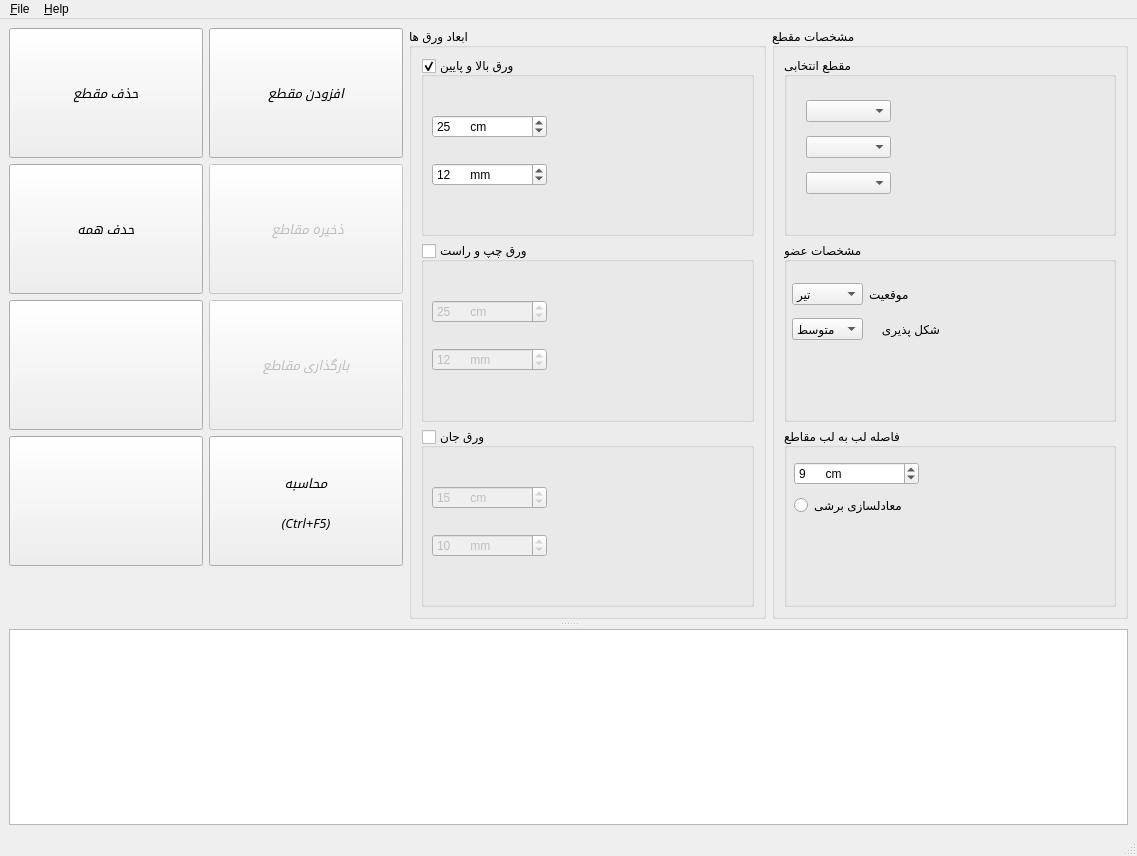
<?xml version="1.0" encoding="UTF-8"?>
<ui version="4.0">
 <class>MainWindow</class>
 <widget class="QMainWindow" name="MainWindow">
  <property name="windowModality">
   <enum>Qt::NonModal</enum>
  </property>
  <property name="geometry">
   <rect>
    <x>0</x>
    <y>0</y>
    <width>1137</width>
    <height>856</height>
   </rect>
  </property>
  <property name="sizePolicy">
   <sizepolicy hsizetype="Preferred" vsizetype="Preferred">
    <horstretch>0</horstretch>
    <verstretch>0</verstretch>
   </sizepolicy>
  </property>
  <property name="windowTitle">
   <string>مقطع معادل</string>
  </property>
  <widget class="QWidget" name="centralwidget">
   <property name="sizePolicy">
    <sizepolicy hsizetype="Minimum" vsizetype="Fixed">
     <horstretch>0</horstretch>
     <verstretch>0</verstretch>
    </sizepolicy>
   </property>
   <property name="minimumSize">
    <size>
     <width>800</width>
     <height>600</height>
    </size>
   </property>
   <layout class="QGridLayout" name="gridLayout_2">
    <item row="0" column="0">
     <widget class="QSplitter" name="mainSplitter">
      <property name="sizePolicy">
       <sizepolicy hsizetype="Expanding" vsizetype="Expanding">
        <horstretch>0</horstretch>
        <verstretch>0</verstretch>
       </sizepolicy>
      </property>
      <property name="mouseTracking">
       <bool>false</bool>
      </property>
      <property name="frameShape">
       <enum>QFrame::NoFrame</enum>
      </property>
      <property name="frameShadow">
       <enum>QFrame::Plain</enum>
      </property>
      <property name="midLineWidth">
       <number>10</number>
      </property>
      <property name="orientation">
       <enum>Qt::Vertical</enum>
      </property>
      <property name="opaqueResize">
       <bool>true</bool>
      </property>
      <property name="handleWidth">
       <number>10</number>
      </property>
      <property name="childrenCollapsible">
       <bool>false</bool>
      </property>
      <widget class="QWidget" name="layoutWidget">
       <layout class="QHBoxLayout" name="horizontalLayout_2">
        <property name="spacing">
         <number>6</number>
        </property>
        <property name="sizeConstraint">
         <enum>QLayout::SetDefaultConstraint</enum>
        </property>
        <item>
         <layout class="QGridLayout" name="gridLayout_6">
          <property name="sizeConstraint">
           <enum>QLayout::SetDefaultConstraint</enum>
          </property>
          <item row="0" column="0">
           <widget class="QPushButton" name="deleteSectionButton">
            <property name="sizePolicy">
             <sizepolicy hsizetype="Minimum" vsizetype="Fixed">
              <horstretch>0</horstretch>
              <verstretch>0</verstretch>
             </sizepolicy>
            </property>
            <property name="minimumSize">
             <size>
              <width>194</width>
              <height>130</height>
             </size>
            </property>
            <property name="maximumSize">
             <size>
              <width>135</width>
              <height>16777215</height>
             </size>
            </property>
            <property name="font">
             <font>
              <family>Noto Sans</family>
              <pointsize>10</pointsize>
              <weight>50</weight>
              <italic>true</italic>
              <bold>false</bold>
             </font>
            </property>
            <property name="styleSheet">
             <string notr="true">font: italic 10pt &quot;Noto Sans&quot;;</string>
            </property>
            <property name="text">
             <string>حذف مقطع</string>
            </property>
            <property name="icon">
             <iconset>
              <normaloff>images/remove.png</normaloff>images/remove.png</iconset>
            </property>
            <property name="iconSize">
             <size>
              <width>90</width>
              <height>90</height>
             </size>
            </property>
            <property name="flat">
             <bool>false</bool>
            </property>
           </widget>
          </item>
          <item row="9" column="0">
           <spacer name="verticalSpacer">
            <property name="orientation">
             <enum>Qt::Vertical</enum>
            </property>
            <property name="sizeHint" stdset="0">
             <size>
              <width>20</width>
              <height>40</height>
             </size>
            </property>
           </spacer>
          </item>
          <item row="5" column="0">
           <widget class="QPushButton" name="save_to_autocad_Button">
            <property name="sizePolicy">
             <sizepolicy hsizetype="Minimum" vsizetype="Fixed">
              <horstretch>0</horstretch>
              <verstretch>0</verstretch>
             </sizepolicy>
            </property>
            <property name="minimumSize">
             <size>
              <width>194</width>
              <height>130</height>
             </size>
            </property>
            <property name="maximumSize">
             <size>
              <width>135</width>
              <height>16777215</height>
             </size>
            </property>
            <property name="font">
             <font>
              <family>Noto Sans</family>
              <pointsize>10</pointsize>
              <weight>50</weight>
              <italic>true</italic>
              <bold>false</bold>
             </font>
            </property>
            <property name="toolTip">
             <string>خروجی به اتوکد</string>
            </property>
            <property name="styleSheet">
             <string notr="true">font: italic 10pt &quot;Noto Sans&quot;;</string>
            </property>
            <property name="text">
             <string/>
            </property>
            <property name="icon">
             <iconset>
              <normaloff>images/autocad.png</normaloff>images/autocad.png</iconset>
            </property>
            <property name="iconSize">
             <size>
              <width>90</width>
              <height>90</height>
             </size>
            </property>
            <property name="flat">
             <bool>false</bool>
            </property>
           </widget>
          </item>
          <item row="0" column="1">
           <widget class="QPushButton" name="addSectionButton">
            <property name="sizePolicy">
             <sizepolicy hsizetype="Minimum" vsizetype="Fixed">
              <horstretch>0</horstretch>
              <verstretch>0</verstretch>
             </sizepolicy>
            </property>
            <property name="minimumSize">
             <size>
              <width>194</width>
              <height>130</height>
             </size>
            </property>
            <property name="maximumSize">
             <size>
              <width>135</width>
              <height>16777215</height>
             </size>
            </property>
            <property name="font">
             <font>
              <family>Noto Sans</family>
              <pointsize>10</pointsize>
              <weight>50</weight>
              <italic>true</italic>
              <bold>false</bold>
             </font>
            </property>
            <property name="toolTip">
             <string>&lt;!DOCTYPE HTML PUBLIC &quot;-//W3C//DTD HTML 4.0//EN&quot; &quot;http://www.w3.org/TR/REC-html40/strict.dtd&quot;&gt;
&lt;html&gt;&lt;head&gt;&lt;meta name=&quot;qrichtext&quot; content=&quot;1&quot; /&gt;&lt;style type=&quot;text/css&quot;&gt;
p, li { white-space: pre-wrap; }
&lt;/style&gt;&lt;/head&gt;&lt;body style=&quot; font-family:'Noto Sans'; font-size:10pt; font-weight:400; font-style:normal;&quot;&gt;
&lt;p align=&quot;justify&quot; dir='rtl' style=&quot; margin-top:12px; margin-bottom:12px; margin-left:0px; margin-right:0px; -qt-block-indent:0; text-indent:0px;&quot;&gt;با زدن این دکمه شما میتوانید مشخصات یک مقطع دلخواه و ابعاد آن را وارد کنید تا نرم افزار آن را در فرمت xml بنویسد.&lt;/p&gt;&lt;/body&gt;&lt;/html&gt;</string>
            </property>
            <property name="styleSheet">
             <string notr="true">font: italic 10pt &quot;Noto Sans&quot;;</string>
            </property>
            <property name="text">
             <string>افزودن مقطع</string>
            </property>
            <property name="icon">
             <iconset>
              <normaloff>images/add.png</normaloff>images/add.png</iconset>
            </property>
            <property name="iconSize">
             <size>
              <width>90</width>
              <height>90</height>
             </size>
            </property>
            <property name="flat">
             <bool>false</bool>
            </property>
           </widget>
          </item>
          <item row="3" column="1">
           <widget class="QPushButton" name="saveToFileButton">
            <property name="enabled">
             <bool>false</bool>
            </property>
            <property name="sizePolicy">
             <sizepolicy hsizetype="Minimum" vsizetype="Fixed">
              <horstretch>0</horstretch>
              <verstretch>0</verstretch>
             </sizepolicy>
            </property>
            <property name="minimumSize">
             <size>
              <width>194</width>
              <height>130</height>
             </size>
            </property>
            <property name="maximumSize">
             <size>
              <width>135</width>
              <height>16777215</height>
             </size>
            </property>
            <property name="font">
             <font>
              <family>Noto Sans</family>
              <pointsize>10</pointsize>
              <weight>50</weight>
              <italic>true</italic>
              <bold>false</bold>
             </font>
            </property>
            <property name="styleSheet">
             <string notr="true">font: italic 10pt &quot;Noto Sans&quot;;</string>
            </property>
            <property name="text">
             <string> ذخیره مقاطع</string>
            </property>
            <property name="icon">
             <iconset>
              <normaloff>images/save.png</normaloff>images/save.png</iconset>
            </property>
            <property name="iconSize">
             <size>
              <width>90</width>
              <height>90</height>
             </size>
            </property>
            <property name="flat">
             <bool>false</bool>
            </property>
           </widget>
          </item>
          <item row="7" column="1">
           <widget class="QPushButton" name="calculate_Button">
            <property name="sizePolicy">
             <sizepolicy hsizetype="Minimum" vsizetype="Fixed">
              <horstretch>0</horstretch>
              <verstretch>0</verstretch>
             </sizepolicy>
            </property>
            <property name="minimumSize">
             <size>
              <width>194</width>
              <height>130</height>
             </size>
            </property>
            <property name="maximumSize">
             <size>
              <width>135</width>
              <height>16777215</height>
             </size>
            </property>
            <property name="font">
             <font>
              <family>Noto Sans</family>
              <pointsize>10</pointsize>
              <weight>9</weight>
              <italic>true</italic>
              <bold>false</bold>
             </font>
            </property>
            <property name="styleSheet">
             <string notr="true">font: 75 italic 10pt &quot;Noto Sans&quot;;</string>
            </property>
            <property name="text">
             <string>محاسبه

(Ctrl+F5)</string>
            </property>
            <property name="icon">
             <iconset>
              <normaloff>images/run.png</normaloff>images/run.png</iconset>
            </property>
            <property name="iconSize">
             <size>
              <width>90</width>
              <height>90</height>
             </size>
            </property>
            <property name="shortcut">
             <string>Ctrl+F5</string>
            </property>
            <property name="flat">
             <bool>false</bool>
            </property>
           </widget>
          </item>
          <item row="7" column="0">
           <widget class="QPushButton" name="saveToXml1Button">
            <property name="sizePolicy">
             <sizepolicy hsizetype="Minimum" vsizetype="Fixed">
              <horstretch>0</horstretch>
              <verstretch>0</verstretch>
             </sizepolicy>
            </property>
            <property name="minimumSize">
             <size>
              <width>194</width>
              <height>130</height>
             </size>
            </property>
            <property name="maximumSize">
             <size>
              <width>135</width>
              <height>16777215</height>
             </size>
            </property>
            <property name="font">
             <font>
              <family>Noto Sans</family>
              <pointsize>10</pointsize>
              <weight>50</weight>
              <italic>true</italic>
              <bold>false</bold>
             </font>
            </property>
            <property name="toolTip">
             <string>&lt;html&gt;&lt;head/&gt;&lt;body&gt;&lt;p align=&quot;right&quot;&gt;خروجی به XML&lt;/p&gt;&lt;/body&gt;&lt;/html&gt;</string>
            </property>
            <property name="styleSheet">
             <string notr="true">font: italic 10pt &quot;Noto Sans&quot;;</string>
            </property>
            <property name="text">
             <string/>
            </property>
            <property name="icon">
             <iconset>
              <normaloff>images/xml.png</normaloff>images/xml.png</iconset>
            </property>
            <property name="iconSize">
             <size>
              <width>90</width>
              <height>90</height>
             </size>
            </property>
            <property name="flat">
             <bool>false</bool>
            </property>
           </widget>
          </item>
          <item row="5" column="1">
           <widget class="QPushButton" name="load_from_dat_button">
            <property name="enabled">
             <bool>false</bool>
            </property>
            <property name="sizePolicy">
             <sizepolicy hsizetype="Minimum" vsizetype="Fixed">
              <horstretch>0</horstretch>
              <verstretch>0</verstretch>
             </sizepolicy>
            </property>
            <property name="minimumSize">
             <size>
              <width>194</width>
              <height>130</height>
             </size>
            </property>
            <property name="maximumSize">
             <size>
              <width>135</width>
              <height>16777215</height>
             </size>
            </property>
            <property name="font">
             <font>
              <family>Noto Sans</family>
              <pointsize>10</pointsize>
              <weight>50</weight>
              <italic>true</italic>
              <bold>false</bold>
             </font>
            </property>
            <property name="styleSheet">
             <string notr="true">font: italic 10pt &quot;Noto Sans&quot;;</string>
            </property>
            <property name="text">
             <string>بارگذاری مقاطع</string>
            </property>
            <property name="icon">
             <iconset>
              <normaloff>images/load.png</normaloff>images/load.png</iconset>
            </property>
            <property name="iconSize">
             <size>
              <width>90</width>
              <height>90</height>
             </size>
            </property>
            <property name="flat">
             <bool>false</bool>
            </property>
           </widget>
          </item>
          <item row="3" column="0">
           <widget class="QPushButton" name="clear_all_Button">
            <property name="sizePolicy">
             <sizepolicy hsizetype="Fixed" vsizetype="Fixed">
              <horstretch>0</horstretch>
              <verstretch>0</verstretch>
             </sizepolicy>
            </property>
            <property name="minimumSize">
             <size>
              <width>194</width>
              <height>130</height>
             </size>
            </property>
            <property name="maximumSize">
             <size>
              <width>135</width>
              <height>16777215</height>
             </size>
            </property>
            <property name="font">
             <font>
              <family>Noto Sans</family>
              <pointsize>10</pointsize>
              <weight>50</weight>
              <italic>true</italic>
              <bold>false</bold>
             </font>
            </property>
            <property name="styleSheet">
             <string notr="true">font: italic 10pt &quot;Noto Sans&quot;;</string>
            </property>
            <property name="text">
             <string>حدف همه</string>
            </property>
            <property name="icon">
             <iconset>
              <normaloff>images/clear.png</normaloff>images/clear.png</iconset>
            </property>
            <property name="iconSize">
             <size>
              <width>90</width>
              <height>90</height>
             </size>
            </property>
            <property name="flat">
             <bool>false</bool>
            </property>
           </widget>
          </item>
         </layout>
        </item>
        <item>
         <layout class="QGridLayout" name="drawLayout" rowstretch="0"/>
        </item>
        <item>
         <layout class="QGridLayout" name="gridLayout_4">
          <item row="0" column="0">
           <widget class="QGroupBox" name="groupBox_8">
            <property name="minimumSize">
             <size>
              <width>180</width>
              <height>0</height>
             </size>
            </property>
            <property name="title">
             <string>ابعاد ورق ها</string>
            </property>
            <layout class="QGridLayout" name="gridLayout_5">
             <item row="0" column="0">
              <layout class="QVBoxLayout" name="verticalLayout_3">
               <item>
                <widget class="QGroupBox" name="addTBPLGroupBox">
                 <property name="title">
                  <string>ورق بالا و پایین</string>
                 </property>
                 <property name="checkable">
                  <bool>true</bool>
                 </property>
                 <widget class="QWidget" name="layoutWidget_4">
                  <property name="geometry">
                   <rect>
                    <x>11</x>
                    <y>39</y>
                    <width>115</width>
                    <height>110</height>
                   </rect>
                  </property>
                  <layout class="QVBoxLayout" name="verticalLayout_5">
                   <item>
                    <widget class="QSpinBox" name="lhSpinBox">
                     <property name="suffix">
                      <string>      cm</string>
                     </property>
                     <property name="prefix">
                      <string/>
                     </property>
                     <property name="minimum">
                      <number>2</number>
                     </property>
                     <property name="value">
                      <number>25</number>
                     </property>
                    </widget>
                   </item>
                   <item>
                    <widget class="QSpinBox" name="thSpinBox">
                     <property name="suffix">
                      <string>      mm</string>
                     </property>
                     <property name="minimum">
                      <number>2</number>
                     </property>
                     <property name="value">
                      <number>12</number>
                     </property>
                    </widget>
                   </item>
                  </layout>
                 </widget>
                </widget>
               </item>
               <item>
                <widget class="QGroupBox" name="addLRPLGroupBox">
                 <property name="title">
                  <string>ورق چپ و راست</string>
                 </property>
                 <property name="checkable">
                  <bool>true</bool>
                 </property>
                 <property name="checked">
                  <bool>false</bool>
                 </property>
                 <widget class="QWidget" name="layoutWidget_3">
                  <property name="geometry">
                   <rect>
                    <x>11</x>
                    <y>39</y>
                    <width>115</width>
                    <height>110</height>
                   </rect>
                  </property>
                  <layout class="QVBoxLayout" name="verticalLayout_2">
                   <item>
                    <widget class="QSpinBox" name="lvSpinBox">
                     <property name="suffix">
                      <string>      cm</string>
                     </property>
                     <property name="prefix">
                      <string/>
                     </property>
                     <property name="minimum">
                      <number>2</number>
                     </property>
                     <property name="value">
                      <number>25</number>
                     </property>
                    </widget>
                   </item>
                   <item>
                    <widget class="QSpinBox" name="tvSpinBox">
                     <property name="suffix">
                      <string>      mm</string>
                     </property>
                     <property name="minimum">
                      <number>2</number>
                     </property>
                     <property name="value">
                      <number>12</number>
                     </property>
                    </widget>
                   </item>
                  </layout>
                 </widget>
                </widget>
               </item>
               <item>
                <widget class="QGroupBox" name="addWebPLGroupBox">
                 <property name="enabled">
                  <bool>true</bool>
                 </property>
                 <property name="title">
                  <string>ورق جان</string>
                 </property>
                 <property name="checkable">
                  <bool>true</bool>
                 </property>
                 <property name="checked">
                  <bool>false</bool>
                 </property>
                 <widget class="QWidget" name="layoutWidget_5">
                  <property name="geometry">
                   <rect>
                    <x>11</x>
                    <y>39</y>
                    <width>115</width>
                    <height>110</height>
                   </rect>
                  </property>
                  <layout class="QVBoxLayout" name="verticalLayout">
                   <item>
                    <widget class="QSpinBox" name="lwSpinBox">
                     <property name="suffix">
                      <string>      cm</string>
                     </property>
                     <property name="prefix">
                      <string/>
                     </property>
                     <property name="minimum">
                      <number>2</number>
                     </property>
                     <property name="value">
                      <number>15</number>
                     </property>
                    </widget>
                   </item>
                   <item>
                    <widget class="QSpinBox" name="twSpinBox">
                     <property name="suffix">
                      <string>      mm</string>
                     </property>
                     <property name="minimum">
                      <number>2</number>
                     </property>
                     <property name="value">
                      <number>10</number>
                     </property>
                    </widget>
                   </item>
                  </layout>
                 </widget>
                </widget>
               </item>
              </layout>
             </item>
            </layout>
           </widget>
          </item>
          <item row="0" column="1">
           <widget class="QGroupBox" name="groupBox_9">
            <property name="minimumSize">
             <size>
              <width>180</width>
              <height>0</height>
             </size>
            </property>
            <property name="title">
             <string>مشخصات مقطع</string>
            </property>
            <layout class="QGridLayout" name="gridLayout_3">
             <item row="0" column="0">
              <layout class="QVBoxLayout" name="verticalLayout_4">
               <item>
                <widget class="QGroupBox" name="groupBox_5">
                 <property name="title">
                  <string>مقطع انتخابی</string>
                 </property>
                 <widget class="QWidget" name="layoutWidget_7">
                  <property name="geometry">
                   <rect>
                    <x>22</x>
                    <y>35</y>
                    <width>85</width>
                    <height>110</height>
                   </rect>
                  </property>
                  <layout class="QVBoxLayout" name="verticalLayout_6">
                   <item>
                    <widget class="QComboBox" name="doubleBox"/>
                   </item>
                   <item>
                    <widget class="QComboBox" name="sectionTypeBox"/>
                   </item>
                   <item>
                    <widget class="QComboBox" name="sectionsBox"/>
                   </item>
                  </layout>
                 </widget>
                </widget>
               </item>
               <item>
                <widget class="QGroupBox" name="groupBox_7">
                 <property name="title">
                  <string>مشخصات عضو</string>
                 </property>
                 <widget class="QWidget" name="layoutWidget_8">
                  <property name="geometry">
                   <rect>
                    <x>8</x>
                    <y>34</y>
                    <width>148</width>
                    <height>72</height>
                   </rect>
                  </property>
                  <layout class="QGridLayout" name="gridLayout">
                   <item row="0" column="0">
                    <widget class="QComboBox" name="useAsBox">
                     <item>
                      <property name="text">
                       <string>تیر</string>
                      </property>
                     </item>
                     <item>
                      <property name="text">
                       <string>ستون</string>
                      </property>
                     </item>
                    </widget>
                   </item>
                   <item row="0" column="1">
                    <widget class="QLabel" name="label">
                     <property name="text">
                      <string>موقعیت</string>
                     </property>
                     <property name="alignment">
                      <set>Qt::AlignRight|Qt::AlignTrailing|Qt::AlignVCenter</set>
                     </property>
                    </widget>
                   </item>
                   <item row="1" column="0">
                    <widget class="QComboBox" name="ductilityBox">
                     <item>
                      <property name="text">
                       <string>متوسط</string>
                      </property>
                     </item>
                     <item>
                      <property name="text">
                       <string>زیاد</string>
                      </property>
                     </item>
                    </widget>
                   </item>
                   <item row="1" column="1">
                    <widget class="QLabel" name="label_2">
                     <property name="text">
                      <string>شکل پذیری</string>
                     </property>
                    </widget>
                   </item>
                  </layout>
                 </widget>
                </widget>
               </item>
               <item>
                <widget class="QGroupBox" name="groupBox_6">
                 <property name="title">
                  <string>فاصله لب به لب مقاطع</string>
                 </property>
                 <widget class="QWidget" name="layoutWidget_9">
                  <property name="geometry">
                   <rect>
                    <x>10</x>
                    <y>30</y>
                    <width>125</width>
                    <height>62</height>
                   </rect>
                  </property>
                  <layout class="QVBoxLayout" name="verticalLayout_7">
                   <item>
                    <widget class="QSpinBox" name="distSpinBox">
                     <property name="suffix">
                      <string>      cm</string>
                     </property>
                     <property name="prefix">
                      <string/>
                     </property>
                     <property name="minimum">
                      <number>0</number>
                     </property>
                     <property name="value">
                      <number>9</number>
                     </property>
                    </widget>
                   </item>
                   <item>
                    <widget class="QRadioButton" name="convert_type_radio_button">
                     <property name="text">
                      <string>معادلسازی برشی</string>
                     </property>
                    </widget>
                   </item>
                  </layout>
                 </widget>
                </widget>
               </item>
              </layout>
             </item>
            </layout>
           </widget>
          </item>
         </layout>
        </item>
       </layout>
      </widget>
      <widget class="QTableView" name="tableView1">
       <property name="minimumSize">
        <size>
         <width>0</width>
         <height>100</height>
        </size>
       </property>
       <property name="styleSheet">
        <string notr="true"/>
       </property>
      </widget>
     </widget>
    </item>
   </layout>
  </widget>
  <widget class="QMenuBar" name="menubar">
   <property name="geometry">
    <rect>
     <x>0</x>
     <y>0</y>
     <width>1137</width>
     <height>30</height>
    </rect>
   </property>
   <widget class="QMenu" name="menu_File">
    <property name="title">
     <string>&amp;File</string>
    </property>
    <widget class="QMenu" name="menu_Export">
     <property name="title">
      <string>&amp;Export</string>
     </property>
     <addaction name="action_xml"/>
     <addaction name="action_Autocad"/>
    </widget>
    <addaction name="menu_Export"/>
    <addaction name="action_Run"/>
   </widget>
   <widget class="QMenu" name="menu_Help">
    <property name="title">
     <string>&amp;Help</string>
    </property>
    <addaction name="action_About"/>
   </widget>
   <addaction name="menu_File"/>
   <addaction name="menu_Help"/>
  </widget>
  <widget class="QStatusBar" name="statusbar"/>
  <action name="action_xml">
   <property name="icon">
    <iconset>
     <normaloff>images/xml.png</normaloff>images/xml.png</iconset>
   </property>
   <property name="text">
    <string>&amp;xml</string>
   </property>
  </action>
  <action name="action_Run">
   <property name="icon">
    <iconset>
     <normaloff>images/run.png</normaloff>images/run.png</iconset>
   </property>
   <property name="text">
    <string>&amp;Run</string>
   </property>
   <property name="shortcut">
    <string>F5</string>
   </property>
  </action>
  <action name="action_About">
   <property name="text">
    <string>&amp;About</string>
   </property>
   <property name="shortcut">
    <string>F1</string>
   </property>
  </action>
  <action name="action_Autocad">
   <property name="icon">
    <iconset>
     <normaloff>images/autocad.png</normaloff>images/autocad.png</iconset>
   </property>
   <property name="text">
    <string>&amp;Autocad</string>
   </property>
  </action>
 </widget>
 <resources/>
 <connections/>
</ui>
